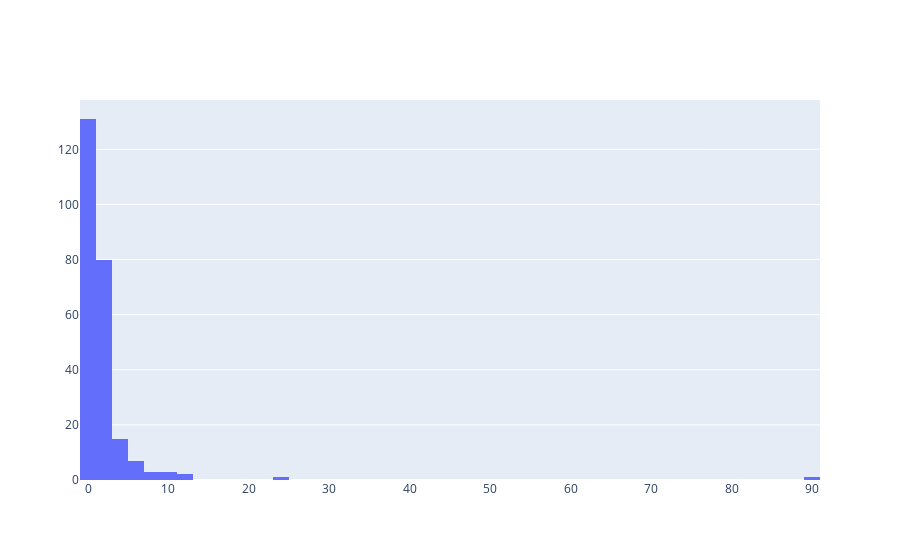

The notebook cell this image was saved under:
### Code cell
fig = go.Figure(data=[go.Histogram(x=df_forecast2['pct_chg'])])
fig.show()

### Figure 1 — Plotly figure (JSON) as saved in the notebook; plotly's stock layout.template omitted (floating-point values rounded to 4 significant figures; data arrays with more than 128 entries replaced by an {"elided": "..."} marker saying what was removed)
{"data": [{"type": "histogram", "x": {"elided": "243 float values"}}], "layout": {}}
